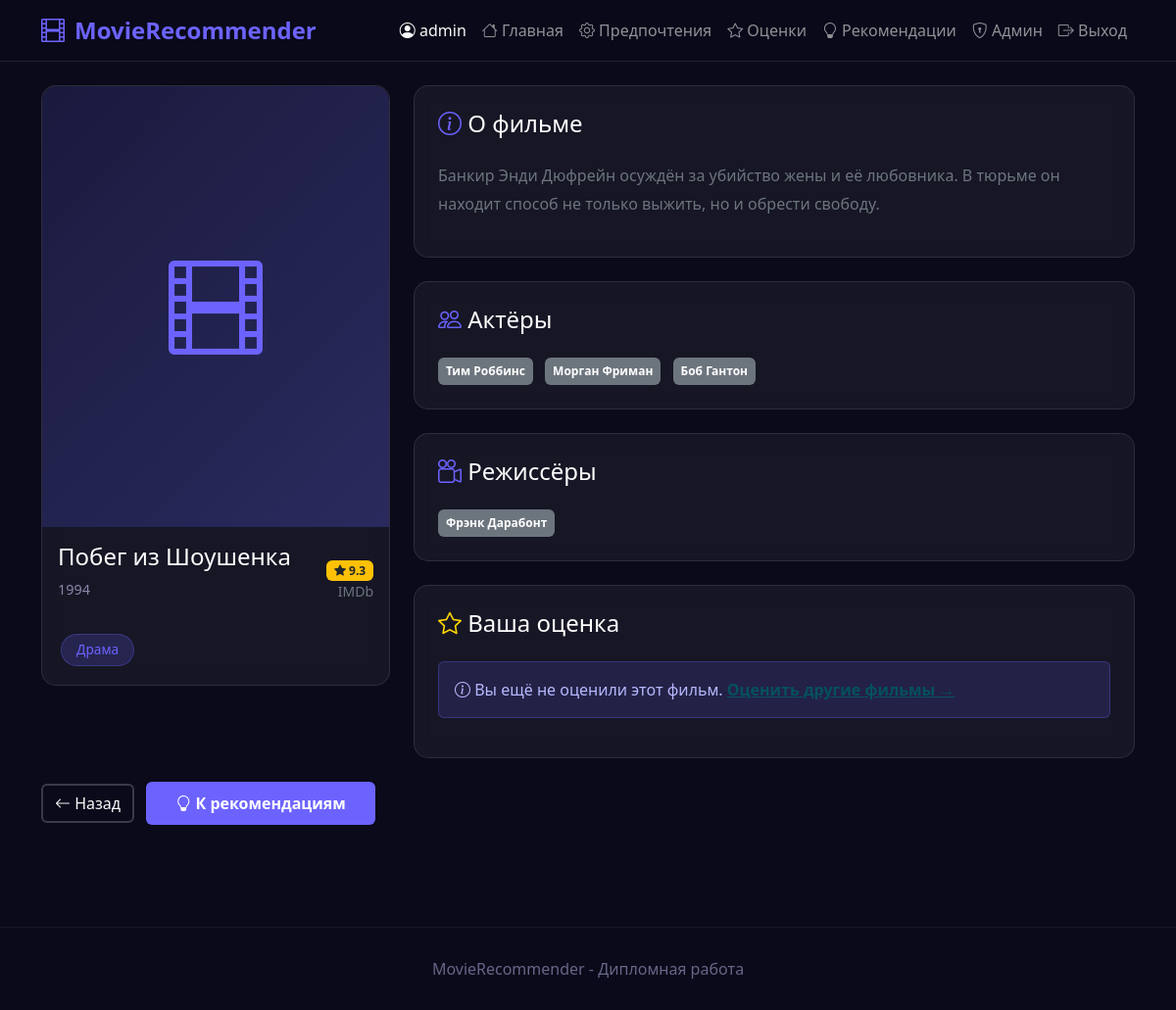
The app's page /movie/tt0111161 (signed in) with its own data.
### tables this page shows
CREATE TABLE users (
                    user_id INTEGER PRIMARY KEY AUTOINCREMENT,
                    session_id TEXT UNIQUE NOT NULL,
                    created_at TEXT NOT NULL,
                    updated_at TEXT NOT NULL,
                    preferences TEXT DEFAULT '{}',
                    ratings TEXT DEFAULT '{}',
                    recommendations TEXT DEFAULT '{}',
                    last_recommended_at TEXT
                , username TEXT, password_hash TEXT, email TEXT, skipped TEXT DEFAULT "{}", is_admin INTEGER DEFAULT 0);

CREATE TABLE movies (
                    movie_id TEXT PRIMARY KEY,
                    title TEXT NOT NULL,
                    year INTEGER,
                    genres TEXT NOT NULL,
                    actors TEXT,
                    directors TEXT,
                    description TEXT,
                    poster_url TEXT,
                    imdb_rating REAL,
                    created_at TEXT
                );

### app.py (the view)
@app.route('/movie/<movie_id>')
def movie_detail(movie_id):
    if 'user_id' not in session:
        return redirect(url_for('login'))
    user = db.get_user_by_id(session['user_id'])
    if not user:
        session.clear()
        return redirect(url_for('login'))
    movie = db.get_movie(movie_id)
    if not movie:
        return render_template('404.html'), 404
    user_rating = user.ratings.get(movie_id)
    return render_template('movie_detail.html',
                         movie=movie,
                         user=user,
                         user_rating=user_rating)

### database.py (called while the page is built)
    @contextmanager
    def get_connection(self):
        conn = sqlite3.connect(self.db_path)
        conn.row_factory = sqlite3.Row
        try:
            yield conn
            conn.commit()
        except Exception as e:
            conn.rollback()
            raise e
        finally:
            conn.close()

    def get_user_by_id(self, user_id: int) -> Optional[User]:
        with self.get_connection() as conn:
            cursor = conn.cursor()
            cursor.execute('SELECT * FROM users WHERE user_id = ?', (user_id,))
            row = cursor.fetchone()
        if row:
            return User.from_dict(dict(row))
        return None

    def get_movie(self, movie_id: str) -> Optional[Dict]:
        with self.get_connection() as conn:
            cursor = conn.cursor()
            cursor.execute('SELECT * FROM movies WHERE movie_id = ?', (movie_id,))
            row = cursor.fetchone()
        if row:
            data = dict(row)
            data['genres'] = json.loads(data['genres'])
            data['actors'] = json.loads(data['actors'])
            data['directors'] = json.loads(data['directors'])
            return data
        return None

### templates/movie_detail.html (shortened to what this page needs)
{% extends "base.html" %}
{% block content %}
<div class="row">
    <div class="col-lg-4 mb-4">
        <div class="card">
            <div class="movie-poster d-flex align-items-center justify-content-center"
                 style="background: linear-gradient(135deg, #1a1a3e, #2a2a5e); height: 450px; border-radius: 15px 15px 0 0;">
                {% if movie.poster_url %}
                    <img src="{{ movie.poster_url }}" alt="{{ movie.title }}"
                         class="img-fluid h-100 w-100" style="object-fit: cover; border-radius: 15px 15px 0 0;">
                {% else %}
                    <i class="bi bi-film" style="font-size: 6rem; color: #6c63ff;"></i>
                {% endif %}
            </div>
            <div class="card-body">
                <div class="d-flex justify-content-between align-items-center">
                    <div>
                        <h4 class="text-white">{{ movie.title }}</h4>
                        <p class="movie-year">{{ movie.year }}</p>
                    </div>
                    {% if movie.imdb_rating %}
                        <div class="text-end">
                            <span class="badge bg-warning text-dark">
                                <i class="bi bi-star-fill"></i> {{ movie.imdb_rating }}
                            </span>
                            <small class="text-secondary d-block">IMDb</small>
                        </div>
                    {% endif %}
                </div>
                <div class="mt-3">
                    {% for genre in movie.genres %}
                        <span class="genre-tag">{{ genre }}</span>
                    {% endfor %}
                </div>
            </div>
        </div>
    </div>
    <div class="col-lg-8">
        <div class="card p-4 mb-4">
            <h4 class="text-white">
                <i class="bi bi-info-circle" style="color: #6c63ff;"></i>
                О фильме
            </h4>
            <p class="text-secondary mt-3" style="line-height: 1.8;">
                {{ movie.description or 'Описание отсутствует' }}
            </p>
        </div>
        <div class="card p-4 mb-4">
            <h4 class="text-white">
                <i class="bi bi-people" style="color: #6c63ff;"></i>
                Актёры
            </h4>
            <div class="mt-3">
                {% if movie.actors %}
                    {% for actor in movie.actors %}
                        <span class="badge bg-secondary me-2 p-2">{{ actor }}</span>
                    {% endfor %}
                {% else %}
                    <p class="text-secondary">Информация об актёрах отсутствует</p>
                {% endif %}
            </div>
        </div>
        <div class="card p-4 mb-4">
            <h4 class="text-white">
                <i class="bi bi-camera-reels" style="color: #6c63ff;"></i>
                Режиссёры
            </h4>
            <div class="mt-3">
                {% if movie.directors %}
                    {% for director in movie.directors %}
                        <span class="badge bg-secondary me-2 p-2">{{ director }}</span>
                    {% endfor %}
                {% else %}
                    <p class="text-secondary">Информация о режиссёрах отсутствует</p>
                {% endif %}
            </div>
        </div>
        <div class="card p-4">
            <h4 class="text-white">
                <i class="bi bi-star" style="color: #ffd700;"></i>
                Ваша оценка
            </h4>
            <div class="mt-3">
                {% if user_rating %}
                    <div class="d-flex align-items-center">
                        <span class="display-4 text-white me-3">{{ user_rating }}</span>
                        <span class="text-secondary">из 10</span>
                        <span class="ms-3 badge bg-success">
                            <i class="bi bi-check-circle"></i> Оценено
                        </span>
                    </div>
                {% else %}
                    <div class="alert alert-info">
                        <i class="bi bi-info-circle"></i>
                        Вы ещё не оценили этот фильм.
                        <a href="{{ url_for('rating') }}" class="alert-link">Оценить другие фильмы →</a>
                    </div>
                {% endif %}
            </div>
        </div>
    </div>
</div>
<div class="row mt-4">
    <div class="col-12">
        <a href="javascript:history.back()" class="btn btn-outline-light">
            <i class="bi bi-arrow-left"></i> Назад
        </a>
        <a href="{{ url_for('recommendations') }}" class="btn btn-primary ms-2">
            <i class="bi bi-lightbulb"></i> К рекомендациям
        </a>
    </div>
</div>
{% endblock %}

### templates/base.html (shortened to what this page needs)
<!DOCTYPE html>
<html lang="ru">
<head>
    <link href="https://cdn.jsdelivr.net/npm/bootstrap@5.3.0/dist/css/bootstrap.min.css" rel="stylesheet">
    <link rel="stylesheet" href="https://cdn.jsdelivr.net/npm/bootstrap-icons@1.11.0/font/bootstrap-icons.css">
</head>
<body>
    <nav class="navbar navbar-expand-lg navbar-dark">
        <div class="container">
            <a class="navbar-brand" href="{{ url_for('index') }}">
                <i class="bi bi-film"></i>MovieRecommender
            </a>
            <div class="collapse navbar-collapse" id="navbarNav">
                <ul class="navbar-nav ms-auto">
                    {% if session.user_id %}
                        <li class="nav-item">
                            <span class="nav-link text-light">
                                <i class="bi bi-person-circle"></i> {{ session.username }}
                            </span>
                        </li>
                        <li class="nav-item">
                            <a class="nav-link" href="{{ url_for('index') }}">
                                <i class="bi bi-house"></i> Главная
                            </a>
                        </li>
                        <li class="nav-item">
                            <a class="nav-link" href="{{ url_for('preferences') }}">
                                <i class="bi bi-gear"></i> Предпочтения
                            </a>
                        </li>
                        <li class="nav-item">
                            <a class="nav-link" href="{{ url_for('rating') }}">
                                <i class="bi bi-star"></i> Оценки
                            </a>
                        </li>
                        <li class="nav-item">
                            <a class="nav-link" href="{{ url_for('recommendations') }}">
                                <i class="bi bi-lightbulb"></i> Рекомендации
                            </a>
                        </li>
                        {% if user and user.is_admin %}
                        <li class="nav-item">
                            <a class="nav-link" href="{{ url_for('admin') }}">
                                <i class="bi bi-shield-lock"></i> Админ
                            </a>
                        </li>
                        {% endif %}
                        <li class="nav-item">
                            <a class="nav-link" href="{{ url_for('logout') }}">
                                <i class="bi bi-box-arrow-right"></i> Выход
                            </a>
                        </li>
                    {% endif %}
                </ul>
            </div>
        </div>
    </nav>
    <main class="py-4">
        <div class="container">
            {% block content %}{% endblock %}
        </div>
    </main>
    <footer class="footer">
        <div class="container text-center">
            <p class="mb-0">MovieRecommender - Дипломная работа</p>
        </div>
    </footer>
</body>
</html>

### templates/base.html (style rules this page uses)
:root { --primary-color: #6c63ff; --secondary-color: #4a47a3; --bg-dark: #0a0a1a; --bg-card: rgba(255, 255, 255, 0.05); --text-light: #e0e0e0; }
body { background: var(--bg-dark); color: var(--text-light); font-family: 'Segoe UI', Tahoma, Geneva, Verdana, sans-serif; min-height: 100vh; }
.navbar { background: rgba(10, 10, 26, 0.95) !important; backdrop-filter: blur(10px); border-bottom: 1px solid rgba(255, 255, 255, 0.1); }
.navbar-brand { color: var(--primary-color) !important; font-weight: 700; font-size: 1.5rem; }
.navbar-brand i { margin-right: 10px; }
.btn-primary { background: var(--primary-color); border: none; padding: 10px 30px; font-weight: 600; transition: all 0.3s; }
.btn-outline-light { border: 2px solid rgba(255, 255, 255, 0.2); }
.card { background: var(--bg-card); border: 1px solid rgba(255, 255, 255, 0.1); border-radius: 15px; backdrop-filter: blur(10px); transition: all 0.3s; }
.genre-tag { display: inline-block; padding: 5px 15px; background: rgba(108, 99, 255, 0.2); color: var(--primary-color); border-radius: 20px; font-size: 0.85rem; margin: 3px; border: 1px solid rgba(108, 99, 255, 0.3); }
.movie-poster { height: 300px; object-fit: cover; border-radius: 10px 10px 0 0; background: linear-gradient(135deg, #1a1a3e, #2a2a5e); }
.movie-year { color: #8888aa; font-size: 0.9rem; }
.alert-info { background: rgba(108, 99, 255, 0.15); border-color: rgba(108, 99, 255, 0.3); color: #b8b8ff; }
.footer { margin-top: 80px; padding: 30px 0; border-top: 1px solid rgba(255, 255, 255, 0.05); color: #666688; }

### records on screen
users: username "admin"
movies: title "Побег из Шоушенка", year "1994", imdb_rating "9.3", description "Банкир Энди Дюфрейн осуждён за убийство жены и её любовника. В тюрьме он находит способ не только выжить, но и обрести свободу."

### other values on screen
{{ genre }} "Драма"
{{ actor }} "Тим Роббинс" "Морган Фриман" "Боб Гантон"
{{ director }} "Фрэнк Дарабонт"
